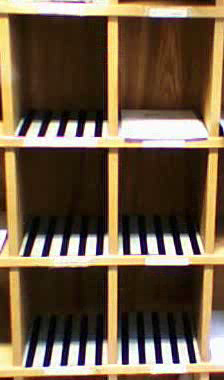
//> input picture frame 9 of ComputerVision/Assignment2-Postboxes/PostboxesWithLines.avi, 224 x 380 px
$ ./main   (built with g++ and OpenCV 4)
//> lines starting //> are read from the running program, lines starting //| are printed output that depends on the picture; after the words box and inside, x2 and y2 are one past the last pixel; in counts of white or black regions, pixels touching at a corner belong together
#include <opencv2/opencv.hpp>
#include <iostream>

using namespace std;
using namespace cv;

#define NUMBER_OF_POSTBOXES 6
int PostboxLocations[NUMBER_OF_POSTBOXES][8] = {
	{ 26, 113, 106, 113, 13, 133, 107, 134 },
	{ 119, 115, 199, 115, 119, 135, 210, 136 },
	{ 30, 218, 108, 218, 18, 255, 109, 254 },
	{ 119, 217, 194, 217, 118, 253, 207, 253 },
	{ 32, 317, 106, 315, 22, 365, 108, 363 },
	{ 119, 315, 191, 314, 118, 362, 202, 361 } };
#define POSTBOX_TOP_LEFT_COLUMN 0
#define POSTBOX_TOP_LEFT_ROW 1
#define POSTBOX_TOP_RIGHT_COLUMN 2
#define POSTBOX_TOP_RIGHT_ROW 3
#define POSTBOX_BOTTOM_LEFT_COLUMN 4
#define POSTBOX_BOTTOM_LEFT_ROW 5
#define POSTBOX_BOTTOM_RIGHT_COLUMN 6
#define POSTBOX_BOTTOM_RIGHT_ROW 7

#define NUM_EDGES 9

int EdgeLocations[NUM_EDGES][8]=
  {{1,83
    , 14,85
    , 1,132
    , 14,133
    },
   {106,20
    , 121,22
    , 106,133
    , 118,134
   },
   {213,24
    , 222,26
    , 207,131
    , 214,132
   },
   {3,151
    , 20,151
    , 7,251
    , 20,251
   },
   {106,154
    , 120,153
    , 107,250
    , 117,250
   },
   {205,153
    , 220,155
    , 203,248
    , 214,250
   },
   {7,275
    , 28,275
    , 9,363
    , 22,361
   },
   {109,271
    , 123,270
    , 106,358
    , 119,358
   },
   {201,270
    , 215,271
    , 198,353
    , 211,355}};


// perspective transformed frame
Mat ptf(Mat orig_frame, Point2f source_points[], Point2f destination_points[], Size s){
  Mat perspective_matrix = getPerspectiveTransform(source_points, destination_points);
  Mat pt_frame;
  warpPerspective( orig_frame, pt_frame, perspective_matrix, s);
  return pt_frame;
}


Point2f* postbox_location_points(int *postbox){
  Point2f* source_points = new Point2f[4];
  source_points[0] = { postbox[0], postbox[1] };
  source_points[1] = { postbox[2], postbox[3] };
  source_points[2] = { postbox[4], postbox[5] };
  source_points[3] = { postbox[6], postbox[7] };
  return source_points;
}


int main(){

  Point2f* postbox_locations[NUMBER_OF_POSTBOXES];
  for ( int i = 0; i < NUMBER_OF_POSTBOXES; ++i )
    postbox_locations[i] = postbox_location_points(PostboxLocations[i]);

  Point2f* edge_locations[NUM_EDGES];
  for ( int i = 0; i < NUM_EDGES; ++i )
    edge_locations[i] = postbox_location_points(EdgeLocations[i]);


  Point2f destination_points [4];
  destination_points[0] = {0, 0};
  destination_points[1] = {50, 0};
  destination_points[2] = {0, 50};
  destination_points[3] = {50, 50};

  Point2f destination_points_edges [4];
  destination_points_edges[0] = {0, 0};
  destination_points_edges[1] = {25, 0};
  destination_points_edges[2] = {0, 100};
  destination_points_edges[3] = {25, 100};


  Size box_size {50,50};

  VideoCapture cap("../PostboxesWithLines.avi");
  if (!cap.isOpened()){
    cout<< "Error opening video" << endl;
    return -1;
  }

  Mat frame;
  int frameno = 0;
  char esc = 0;
  cap >> frame;
//> frame is the input picture: 380 rows x 224 cols, CV_8UC3; mean B, G, R 69.9, 92, 110.9

  string frame_status;

  while (!frame.empty() && esc != 27){

    string box_status = "";
    for ( int i = 0; i < NUMBER_OF_POSTBOXES; ++i ){
      Mat box = ptf(frame, postbox_locations[i], destination_points, box_size);
      // turn into grayscale
      Mat gray_image_postbox;
      cvtColor(box, gray_image_postbox, COLOR_BGR2GRAY);
      // threshold grayscale image
      Mat binary_image_postbox;
      threshold(gray_image_postbox, binary_image_postbox, 20, 255, THRESH_BINARY);
      // detect vertical edges
      Mat horizontal_derivative_postbox;
      Sobel(binary_image_postbox, horizontal_derivative_postbox, CV_32F, 1, 0);
      // threshold the gradient edge image
      Mat binary_edge_image_postbox;
      threshold(horizontal_derivative_postbox, binary_edge_image_postbox, 60, 255, THRESH_BINARY);
      // hough transform ont he binary edge image
      binary_edge_image_postbox.convertTo(binary_edge_image_postbox, CV_8U);
      vector<Vec4i> linesP_postbox;
      HoughLinesP(binary_edge_image_postbox, linesP_postbox, 1, CV_PI/180, 24, 20, 10 );
      for( size_t i = 0; i < linesP_postbox.size(); i++ )
	{
	  Vec4i l = linesP_postbox[i];
	  line( box, Point(l[0], l[1]), Point(l[2], l[3]), Scalar(0,0,255), 1, LINE_AA);
	}
      // count 'vertical' lines
      int vertical_lines = 0;
      int MIN_DISTANCE = 4;
      int prev_x_pos = 10000;
      for( size_t i = 0; i < linesP_postbox.size(); i++ )
	{
	  Vec4i l = linesP_postbox[i];
	  float bottom_x;
	  if (l[1] > l[3])
	    bottom_x = l[0];
	  else
	    bottom_x = l[2];
	  if (abs(bottom_x - prev_x_pos) > MIN_DISTANCE)
	    ++vertical_lines;
	  prev_x_pos = bottom_x;
	}
      //      resize(box,box, Size(), 3.0, 3.0);
      imshow("box" + to_string(i), binary_edge_image_postbox);
      resize(box,box, Size(), 3.0, 3.0);
      imshow("box" + to_string(i), box);
      if (vertical_lines <= 4)
	box_status += to_string(i+1) + " ";
    }
//> this loop made 6 passes
//> (vertical_lines, prev_x_pos) on passes 1 to 6: (7, 26), (0, 10000), (7, 47), (11, 25), (11, 25), (9, 35)
//> pass 1, `threshold(gray_image_postbox, binary_image_postbox, 20, 255, THRESH_BI..`:
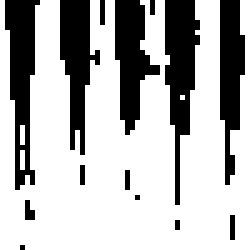
//> binary_image_postbox: 50 rows x 50 cols, CV_8UC1 (shown 5 times larger); 70.9% white; 14 black regions (9 under 20 px), largest, box (x1, y1, x2, y2) and area: (33, 0, 40, 41) 156, (1, 0, 8, 38) 147, (12, 0, 20, 31) 135, (23, 0, 32, 27) 134, (44, 0, 49, 37) 125
//> pass 1, `Sobel(binary_image_postbox, horizontal_derivative_postbox, CV_32F, 1, ..`:
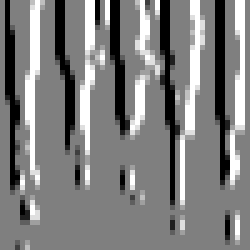
//> horizontal_derivative_postbox: 50 rows x 50 cols, CV_32FC1 (shown 5 times larger); min -1020, max 1020, mean -0.8; drawn with min black and max white
//> after the loop, box_status = "2 "


    int num_edges_seen = 0;
    for ( int i = 0; i < NUM_EDGES; ++i ){
      Mat box = ptf(frame, edge_locations[i], destination_points_edges, Size{25,100});
      Mat gray_image_postbox;
      cvtColor(box, gray_image_postbox, COLOR_BGR2GRAY);
      Mat binary_image_postbox;
      threshold(gray_image_postbox, binary_image_postbox, 150, 255, THRESH_BINARY);
      Mat horizontal_derivative_postbox;
      Sobel(binary_image_postbox, horizontal_derivative_postbox, CV_32F, 1, 0);
      Mat binary_edge_image_postbox;
      threshold(horizontal_derivative_postbox, binary_edge_image_postbox, 10, 255, THRESH_BINARY);
      binary_edge_image_postbox.convertTo(binary_edge_image_postbox, CV_8U);
      vector<Vec4i> linesP_postbox;
      HoughLinesP(binary_edge_image_postbox, linesP_postbox, 1, CV_PI/180, 24, 20, 10 );
      for( size_t i = 0; i < linesP_postbox.size(); i++ )
	{
	  Vec4i l = linesP_postbox[i];
	  line( box, Point(l[0], l[1]), Point(l[2], l[3]), Scalar(0,0,255), 1, LINE_AA);
	}
      if ( linesP_postbox.size() >= 1)
	num_edges_seen++;
      resize(binary_edge_image_postbox,binary_edge_image_postbox, Size(), 3.0, 3.0);
      imshow("edge" + to_string(i), binary_edge_image_postbox);
      resize(box,box, Size(), 3.0, 3.0);
      imshow("edge" + to_string(i), box);
    }
//> this loop made 9 passes
//> linesP_postbox on passes 2, 3, 5, 8: 2 lines (x1, y1, x2, y2): [2, 1, 3, 88], [3, 0, 4, 87], 2 lines (x1, y1, x2, y2): [4, 0, 5, 53], [3, 61, 4, 23], 2 lines (x1, y1, x2, y2): [4, 78, 4, 0], [5, 65, 5, 0], 2 lines (x1, y1, x2, y2): [1, 81, 1, 32], [2, 81, 2, 53]
//> pass 1, in ptf (call 7), `warpPerspective( orig_frame, pt_frame, perspective_matrix, s);`:
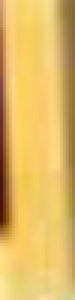
//> pt_frame: 100 rows x 25 cols, CV_8UC3 (shown 3 times larger); mean B, G, R 99.8, 186, 224.7
//> pass 1, `cvtColor(box, gray_image_postbox, COLOR_BGR2GRAY);`:
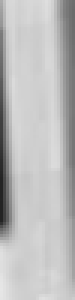
//> gray_image_postbox: 100 rows x 25 cols, CV_8UC1 (shown 3 times larger); min 36, max 230, mean 187.7
//> pass 1, `threshold(gray_image_postbox, binary_image_postbox, 150, 255, THRESH_B..`:
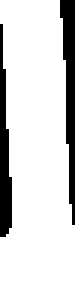
//> binary_image_postbox: 100 rows x 25 cols, CV_8UC1 (shown 3 times larger); 84.2% white; 2 black regions, box (x1, y1, x2, y2) and area: (20, 0, 25, 75) 217, (0, 8, 4, 79) 179
//> pass 1, `Sobel(binary_image_postbox, horizontal_derivative_postbox, CV_32F, 1, ..`:
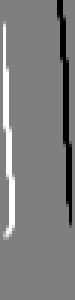
//> horizontal_derivative_postbox: 100 rows x 25 cols, CV_32FC1 (shown 3 times larger); min -1020, max 1020, mean -6.5; drawn with min black and max white
//> after the loop, num_edges_seen = 9

    if (box_status == ""){
      frame_status = to_string(frameno + 1) + ", No post";
    } else {
      frame_status = to_string(frameno + 1) + ", Post in " + box_status;
//> frame_status = "1, Post in 2 "
    }
    if (num_edges_seen <= 8)
      frame_status = to_string(frameno + 1) + ", View obscured";
    cout << frame_status << endl;
//| 1, Post in 2


    char esc = (char)waitKey(1);
    cap >> frame;
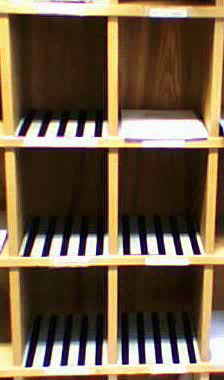
//> input picture frame 10 of ComputerVision/Assignment2-Postboxes/PostboxesWithLines.avi, 224 x 380 px
//> frame is the input picture: 380 rows x 224 cols, CV_8UC3; mean B, G, R 70.2, 92.8, 111.5
    ++frameno;
  }
//> pass 2 of the loop `while (!frame.empty() && esc != 27)`:
//> the loop `for ( int i = 0; i < NUMBER_OF_POSTBOXES; ++i )` made 6 passes
//> (vertical_lines, prev_x_pos) on passes 1 to 6: (6, 48), (0, 10000), (9, 16), (11, 38), (8, 48), (9, 5)
//> pass 1, in ptf (call 16), `warpPerspective( orig_frame, pt_frame, perspective_matrix, s);`:
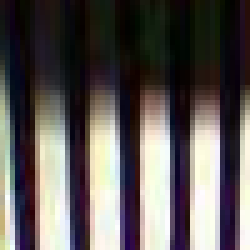
//> pt_frame: 50 rows x 50 cols, CV_8UC3 (shown 5 times larger); mean B, G, R 86.7, 88.4, 93.6
//> pass 1, `threshold(gray_image_postbox, binary_image_postbox, 20, 255, THRESH_BI..`:
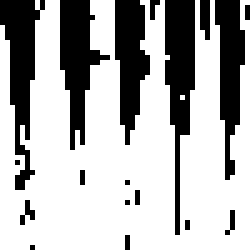
//> binary_image_postbox: 50 rows x 50 cols, CV_8UC1 (shown 5 times larger); 69.4% white; 18 black regions (13 under 20 px), largest, box (x1, y1, x2, y2) and area: (33, 0, 39, 47) 159, (0, 0, 9, 38) 154, (12, 0, 22, 30) 144, (23, 0, 30, 29) 132, (43, 0, 49, 36) 127
//> the loop `for ( int i = 0; i < NUM_EDGES; ++i )` made 9 passes
//> linesP_postbox on passes 1, 2, 3, 4, 6, 7, 8: 1 line (x1, y1, x2, y2): [1, 4, 3, 78], 2 lines (x1, y1, x2, y2): [2, 1, 3, 88], [3, 0, 4, 87], 2 lines (x1, y1, x2, y2): [4, 57, 4, 0], [5, 51, 5, 0], 2 lines (x1, y1, x2, y2): [2, 86, 2, 0], [3, 84, 3, 0], 2 lines (x1, y1, x2, y2): [3, 98, 6, 0], [4, 17, 5, 71], 2 lines (x1, y1, x2, y2): [3, 0, 6, 68], [2, 0, 3, 31], 2 lines (x1, y1, x2, y2): [1, 81, 1, 33], [2, 81, 2, 54]
//> after the loop `for ( int i = 0; i < NUM_EDGES; ++i )`: num_edges_seen = 9
//> frame_status = "2, Post in 2 "
//| 2, Post in 2
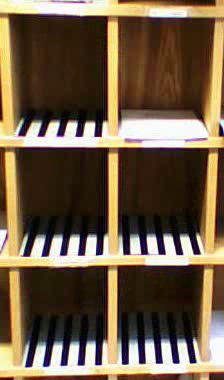
//> input picture frame 11 of ComputerVision/Assignment2-Postboxes/PostboxesWithLines.avi, 224 x 380 px
//> frame is the input picture: 380 rows x 224 cols, CV_8UC3; mean B, G, R 70.3, 93, 111.7
//> pass 3 of the loop `while (!frame.empty() && esc != 27)`:
//> the loop `for ( int i = 0; i < NUMBER_OF_POSTBOXES; ++i )` made 6 passes
//> (vertical_lines, prev_x_pos) on passes 1 to 6: (9, 26), (0, 10000), (8, 17), (9, 7), (9, 28), (10, 37)
//> pass 1, in ptf (call 31), `warpPerspective( orig_frame, pt_frame, perspective_matrix, s);`:
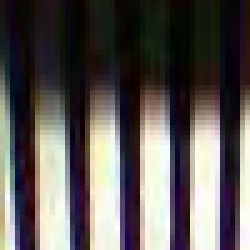
//> pt_frame: 50 rows x 50 cols, CV_8UC3 (shown 5 times larger); mean B, G, R 86.6, 88.4, 93.5
//> pass 1, `threshold(gray_image_postbox, binary_image_postbox, 20, 255, THRESH_BI..`:
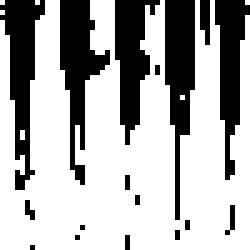
//> binary_image_postbox: 50 rows x 50 cols, CV_8UC1 (shown 5 times larger); 68.5% white; 17 black regions (12 under 20 px), largest, box (x1, y1, x2, y2) and area: (12, 0, 22, 37) 161, (33, 0, 39, 44) 157, (0, 0, 9, 38) 156, (23, 0, 32, 29) 140, (43, 0, 50, 36) 130
//> the loop `for ( int i = 0; i < NUM_EDGES; ++i )` made 9 passes
//> linesP_postbox on passes 1, 2, 4, 6, 7, 8, 9: 2 lines (x1, y1, x2, y2): [1, 1, 2, 60], [2, 22, 4, 76], 2 lines (x1, y1, x2, y2): [2, 1, 3, 88], [3, 0, 4, 87], 2 lines (x1, y1, x2, y2): [2, 86, 2, 0], [3, 83, 3, 0], 2 lines (x1, y1, x2, y2): [3, 98, 6, 0], [4, 40, 5, 1], 2 lines (x1, y1, x2, y2): [2, 0, 6, 69], [3, 0, 6, 61], 2 lines (x1, y1, x2, y2): [1, 81, 1, 34], [2, 81, 2, 55], 2 lines (x1, y1, x2, y2): [5, 99, 5, 0], [4, 98, 4, 4]
//> after the loop `for ( int i = 0; i < NUM_EDGES; ++i )`: num_edges_seen = 9
//> frame_status = "3, Post in 2 "
//| 3, Post in 2
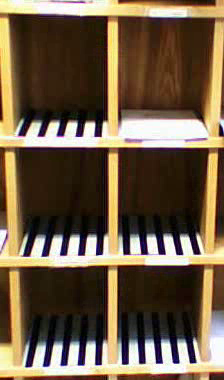
//> input picture frame 12 of ComputerVision/Assignment2-Postboxes/PostboxesWithLines.avi, 224 x 380 px
//> frame is the input picture: 380 rows x 224 cols, CV_8UC3; mean B, G, R 70.3, 92.9, 111.5

  cap.release();
  return 0;
}

$ run again, starting later in the video
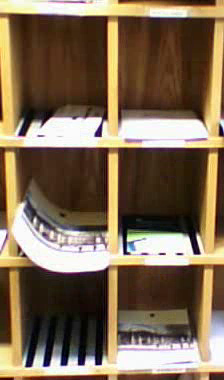
//> input picture frame 42 of ComputerVision/Assignment2-Postboxes/PostboxesWithLines.avi, 224 x 380 px
//> frame is the input picture: 380 rows x 224 cols, CV_8UC3; mean B, G, R 83.8, 106.8, 126.8
//> the loop `for ( int i = 0; i < NUMBER_OF_POSTBOXES; ++i )` made 6 passes
//> (vertical_lines, prev_x_pos) on passes 1 to 6: (2, 15), (0, 10000), (0, 10000), (3, 44), (9, 48), (0, 10000)
//> after the loop `for ( int i = 0; i < NUMBER_OF_POSTBOXES; ++i )`: box_status = "1 2 3 4 6 "
//> the loop `for ( int i = 0; i < NUM_EDGES; ++i )` made 9 passes
//> linesP_postbox on passes 1, 2, 4, 5, 6, 7, 9: 1 line (x1, y1, x2, y2): [1, 1, 3, 78], 2 lines (x1, y1, x2, y2): [3, 1, 4, 87], [2, 49, 2, 1], 2 lines (x1, y1, x2, y2): [3, 84, 3, 0], [2, 85, 2, 1], 2 lines (x1, y1, x2, y2): [3, 74, 4, 0], [3, 33, 3, 0], 2 lines (x1, y1, x2, y2): [2, 79, 5, 0], [3, 75, 6, 0], 2 lines (x1, y1, x2, y2): [4, 0, 6, 66], [3, 0, 6, 69], 2 lines (x1, y1, x2, y2): [1, 86, 6, 0], [3, 81, 5, 36]
//> after the loop `for ( int i = 0; i < NUM_EDGES; ++i )`: num_edges_seen = 9
//> frame_status = "1, Post in 1 2 3 4 6 "
//| 1, Post in 1 2 3 4 6
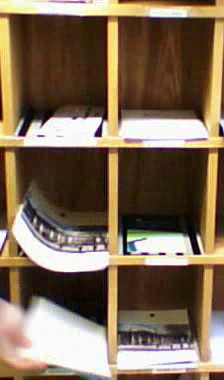
//> input picture frame 43 of ComputerVision/Assignment2-Postboxes/PostboxesWithLines.avi, 224 x 380 px
//> frame is the input picture: 380 rows x 224 cols, CV_8UC3; mean B, G, R 87.1, 108.3, 127.9
